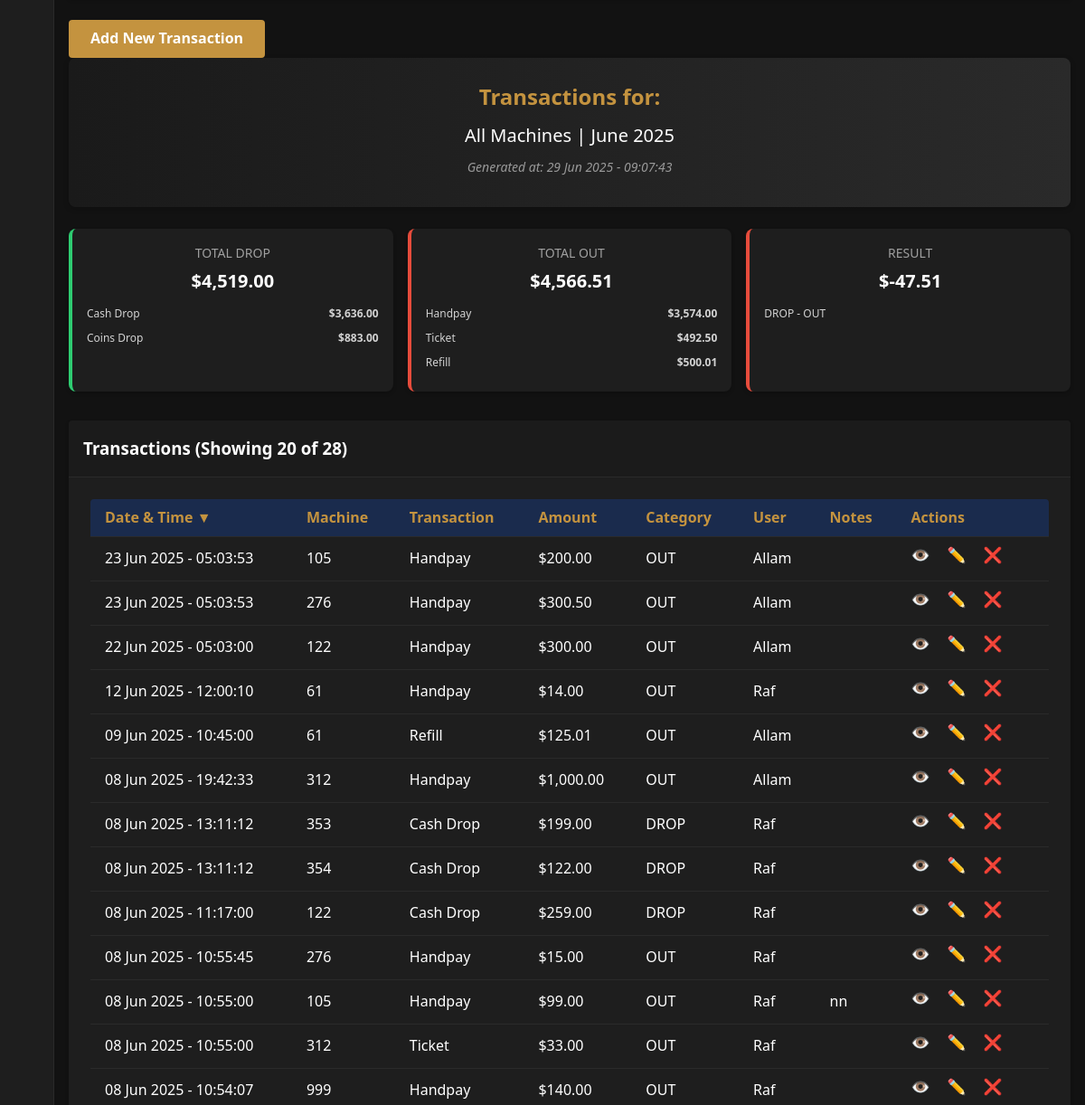
The page /index.php?page=transactions (signed in, middle part) on the database as committed earlier.
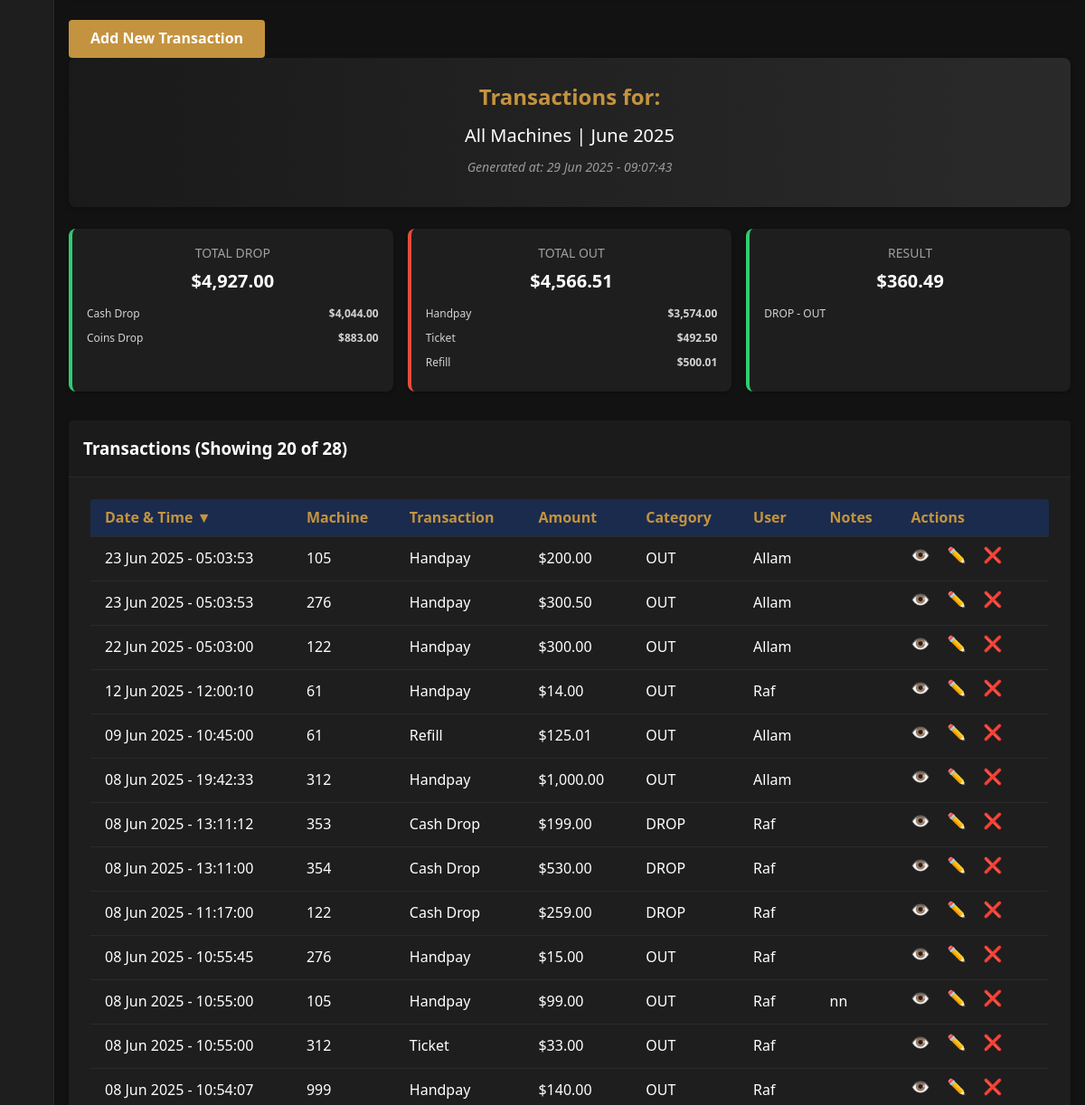
The same page on the database as committed later.
### tables this page shows
CREATE TABLE `transactions` (
  `id` int NOT NULL AUTO_INCREMENT,
  `machine_id` int NOT NULL,
  `transaction_type_id` int NOT NULL,
  `amount` decimal(10,2) NOT NULL,
  `timestamp` timestamp NOT NULL DEFAULT CURRENT_TIMESTAMP,
  `user_id` int NOT NULL,
  `notes` text,
  `created_at` timestamp NULL DEFAULT CURRENT_TIMESTAMP,
  `updated_at` timestamp NULL DEFAULT CURRENT_TIMESTAMP ON UPDATE CURRENT_TIMESTAMP,
  PRIMARY KEY (`id`),
  KEY `machine_id` (`machine_id`),
  KEY `transaction_type_id` (`transaction_type_id`),
  KEY `user_id` (`user_id`)
);

CREATE TABLE `machines` (
  `id` int NOT NULL AUTO_INCREMENT,
  `machine_number` varchar(50) NOT NULL,
  `brand_id` int DEFAULT NULL,
  `model` varchar(100) NOT NULL,
  `type_id` int DEFAULT NULL,
  `credit_value` decimal(10,2) NOT NULL,
  `manufacturing_year` int DEFAULT NULL,
  `ip_address` varchar(15) DEFAULT NULL,
  `mac_address` varchar(17) DEFAULT NULL,
  `serial_number` varchar(100) DEFAULT NULL,
  `status` enum('Active','Inactive','Maintenance','Reserved') NOT NULL DEFAULT 'Active',
  `created_at` timestamp NULL DEFAULT CURRENT_TIMESTAMP,
  `updated_at` timestamp NULL DEFAULT CURRENT_TIMESTAMP ON UPDATE CURRENT_TIMESTAMP,
  PRIMARY KEY (`id`),
  UNIQUE KEY `machine_number` (`machine_number`),
  UNIQUE KEY `serial_number` (`serial_number`),
  KEY `brand_id` (`brand_id`),
  KEY `type_id` (`type_id`)
);

CREATE TABLE `transaction_types` (
  `id` int NOT NULL AUTO_INCREMENT,
  `name` varchar(50) NOT NULL,
  `category` enum('OUT','DROP') NOT NULL,
  `description` text,
  `created_at` timestamp NULL DEFAULT CURRENT_TIMESTAMP,
  `updated_at` timestamp NULL DEFAULT CURRENT_TIMESTAMP ON UPDATE CURRENT_TIMESTAMP,
  PRIMARY KEY (`id`),
  UNIQUE KEY `name` (`name`)
);

CREATE TABLE `users` (
  `id` int NOT NULL AUTO_INCREMENT,
  `username` varchar(50) NOT NULL,
  `password` varchar(255) NOT NULL,
  `name` varchar(100) NOT NULL,
  `email` varchar(100) NOT NULL,
  `role` enum('admin','editor','viewer') NOT NULL,
  `status` enum('Active','Inactive','Maintenance','Reserved') NOT NULL DEFAULT 'Active',
  `created_at` timestamp NULL DEFAULT CURRENT_TIMESTAMP,
  `updated_at` timestamp NULL DEFAULT CURRENT_TIMESTAMP ON UPDATE CURRENT_TIMESTAMP,
  PRIMARY KEY (`id`),
  UNIQUE KEY `username` (`username`),
  UNIQUE KEY `email` (`email`)
);

### includes/functions.php (called while the page is built, shortened)
<?php
if (!function_exists('format_datetime')) {
    function format_datetime($timestamp, $format = 'd M Y H:i:s') {
        try {
            $dt = new DateTime($timestamp, new DateTimeZone('UTC'));
            $dt->setTimezone(new DateTimeZone('Africa/Cairo'));
            return $dt->format($format);
        } catch (Exception $e) {
            return 'Invalid date';
        }
    }
}
function cairo_time($format = 'd M Y – H:i') {
    $tz = new DateTimeZone('Africa/Cairo');
    $dt = new DateTime('now', $tz);
    $dt->modify('+1 hour');
    return $dt->format($format);
}
function has_permission($required_role) {
    $user_role = $_SESSION['user_role'] ?? '';
    if ($user_role === 'admin') {
        return true;
    }
    return false;
}
function format_currency($amount) {
    return '$' . number_format((float)$amount, 2);
}
function icon($name) {
    return ICON_PATH . '/' . $name . '.png';
}
?>

### pages/transactions/list.php (the view, shortened to what the changed rows need)
<?php
$per_page = 20;
$sort_column = $_GET['sort'] ?? 'timestamp';
$sort_order = $_GET['order'] ?? 'DESC';
$toggle_order = $sort_order === 'ASC' ? 'DESC' : 'ASC';
$filter_machine = $_GET['machine'] ?? 'all';
$date_range_type = $_GET['date_range_type'] ?? 'month';
$filter_date_from = $_GET['date_from'] ?? date('Y-m-01');
$filter_date_to = $_GET['date_to'] ?? date('Y-m-t');
$filter_month = $_GET['month'] ?? date('Y-m');
$filter_category = $_GET['category'] ?? '';
if ($date_range_type === 'range') {
    $start_date = $filter_date_from;
    $end_date = $filter_date_to;
} else {
    list($year, $month_num) = explode('-', $filter_month);
    $start_date = "$year-$month_num-01";
    $end_date = date("Y-m-t", strtotime($start_date));
}
try {
    $params = ["{$start_date} 00:00:00", "{$end_date} 23:59:59"];
    $query = "SELECT t.*, m.machine_number, tt.name AS transaction_type, tt.category, u.username
              FROM transactions t
              JOIN machines m ON t.machine_id = m.id
              JOIN transaction_types tt ON t.transaction_type_id = tt.id
              JOIN users u ON t.user_id = u.id
              WHERE t.timestamp BETWEEN ? AND ?";
    $count_query = str_replace("SELECT t.*, m.machine_number, tt.name AS transaction_type, tt.category, u.username", "SELECT COUNT(*)", $query);
    $count_stmt = $conn->prepare($count_query);
    $count_stmt->execute($params);
    $total_transactions = $count_stmt->fetchColumn();
    $sort_map = [
        'timestamp' => 't.timestamp',
        'machine_number' => 'm.machine_number',
        'transaction_type' => 'tt.name',
        'amount' => 't.amount',
        'username' => 'u.username'
    ];
    $actual_sort_column = $sort_map[$sort_column] ?? 't.timestamp';
    $query .= " ORDER BY $actual_sort_column $sort_order LIMIT $per_page OFFSET 0";
    $stmt = $conn->prepare($query);
    $stmt->execute($params);
    $transactions = $stmt->fetchAll(PDO::FETCH_ASSOC);
} catch (Exception $e) {
    echo "<div class='alert alert-danger'>Database error: " . htmlspecialchars($e->getMessage()) . "</div>";
    $transactions = [];
    $machines = [];
    $categories = [];
    $total_out = $total_drop = $total_result = 0;
    $has_more = false;
}
$total_out = $total_drop = 0;
$transaction_breakdown = [
    'DROP' => [],
    'OUT' => []
];
try {
    $totals_query = "SELECT t.*, tt.name AS transaction_type, tt.category
                     FROM transactions t
                     JOIN transaction_types tt ON t.transaction_type_id = tt.id
                     WHERE t.timestamp BETWEEN ? AND ?";
    $totals_params = ["{$start_date} 00:00:00", "{$end_date} 23:59:59"];
    $totals_stmt = $conn->prepare($totals_query);
    $totals_stmt->execute($totals_params);
    $all_transactions = $totals_stmt->fetchAll(PDO::FETCH_ASSOC);
    foreach ($all_transactions as $t) {
        $category = $t['category'] ?? '';
        $type = $t['transaction_type'] ?? '';
        $amount = (float)($t['amount'] ?? 0);
        if ($category === 'OUT') {
            $total_out += $amount;
            if (!isset($transaction_breakdown['OUT'][$type])) {
                $transaction_breakdown['OUT'][$type] = 0;
            }
            $transaction_breakdown['OUT'][$type] += $amount;
        } elseif ($category === 'DROP') {
            $total_drop += $amount;
            if (!isset($transaction_breakdown['DROP'][$type])) {
                $transaction_breakdown['DROP'][$type] = 0;
            }
            $transaction_breakdown['DROP'][$type] += $amount;
        }
    }
} catch (PDOException $e) {
}
$total_result = $total_drop - $total_out;
?>
<div class="transactions-page fade-in">
    <?php if ($can_edit): ?>
        <div class="action-buttons mb-6 flex justify-end">
            <a href="index.php?page=transactions&action=create" class="btn btn-primary">
                Add New Transaction
            </a>
        </div>
    <?php endif; ?>
    <div class="report-header text-center py-4 px-6 rounded-lg bg-gradient-to-r from-gray-800 to-black shadow-md mb-6">
        <h3 class="text-xl font-bold text-secondary-color">Transactions for:</h3>
        <p class="date-range text-lg font-medium text-white mt-2 mb-1">
            <?php if ($filter_machine === 'all'): ?>
                All Machines <?php echo $filter_category; ?>
            <?php endif; ?>
            |
            <?php if ($date_range_type === 'range'): ?>
                <?php echo htmlspecialchars(date('d M Y', strtotime($filter_date_from)) . ' – ' . date('d M Y', strtotime($filter_date_to))); ?>
            <?php else: ?>
                <?php echo htmlspecialchars(date('F Y', strtotime($filter_month))); ?>
            <?php endif; ?>
        </p>
        <p class="generated-at text-sm italic text-gray-400">
            Generated at: <?php echo cairo_time('d M Y - H:i:s'); ?>
        </p>
    </div>
    <div class="stats-container grid grid-cols-1 sm:grid-cols-3 gap-4 mb-6">
        <div class="stat-card in p-4 rounded bg-opacity-10 bg-success-color text-center">
            <div class="stat-title uppercase text-sm text-muted">Total DROP</div>
            <div class="stat-value text-lg font-bold"><?php echo format_currency($total_drop); ?></div>
            <div class="stat-breakdown">
                <?php foreach ($transaction_breakdown['DROP'] as $type => $amount): ?>
                    <div class="breakdown-item">
                        <span class="breakdown-type"><?php echo htmlspecialchars($type); ?></span>
                        <span class="breakdown-amount"><?php echo format_currency($amount); ?></span>
                    </div>
                <?php endforeach; ?>
            </div>
        </div>
        <div class="stat-card out p-4 rounded bg-opacity-10 bg-danger-color text-center">
            <div class="stat-title uppercase text-sm text-muted">Total OUT</div>
            <div class="stat-value text-lg font-bold"><?php echo format_currency($total_out); ?></div>
            <div class="stat-breakdown">
                <?php foreach ($transaction_breakdown['OUT'] as $type => $amount): ?>
                    <div class="breakdown-item">
                        <span class="breakdown-type"><?php echo htmlspecialchars($type); ?></span>
                        <span class="breakdown-amount"><?php echo format_currency($amount); ?></span>
                    </div>
                <?php endforeach; ?>
            </div>
        </div>
        <div class="stat-card <?php echo $total_result >= 0 ? 'in' : 'out'; ?> p-4 rounded text-center bg-opacity-10 <?php echo $total_result >= 0 ? 'bg-success-color' : 'bg-danger-color'; ?>">
            <div class="stat-title uppercase text-sm text-muted">Result</div>
            <div class="stat-value text-lg font-bold"><?php echo format_currency($total_result); ?></div>
            <div class="stat-breakdown">
                <div class="breakdown-item">
                    <span class="breakdown-type">DROP - OUT</span>
                </div>
            </div>
        </div>
    </div>
    <div class="card overflow-hidden">
        <div class="card-header bg-gray-800 text-white px-6 py-3 border-b border-gray-700">
            <h3 class="text-lg font-semibold">
                Transactions
                <span class="text-sm font-normal" id="transaction-count">
                    (Showing <?php echo count($transactions); ?> of <?php echo $total_transactions; ?>)
                </span>
            </h3>
        </div>
        <div class="card-body p-6">
            <div class="table-container overflow-x-auto">
                <table class="min-w-full divide-y divide-gray-700">
                    <thead class="bg-gray-800 text-white">
                        <tr>
                            <th class="px-4 py-2 text-left">
                                <a href="#" onclick="sortTransactions('timestamp', '<?php echo $toggle_order; ?>')">
                                    Date & Time <?php if ($sort_column == 'timestamp') echo $sort_order == 'ASC' ? '▲' : '▼'; ?>
                                </a>
                            </th>
                            <th class="px-4 py-2 text-left">
                                <a href="#" onclick="sortTransactions('machine_number', '<?php echo $toggle_order; ?>')">
                                    Machine <?php if ($sort_column == 'machine_number') echo $sort_order == 'ASC' ? '▲' : '▼'; ?>
                                </a>
                            </th>
                            <th class="px-4 py-2 text-left">
                                <a href="#" onclick="sortTransactions('transaction_type', '<?php echo $toggle_order; ?>')">
                                    Transaction <?php if ($sort_column == 'transaction_type') echo $sort_order == 'ASC' ? '▲' : '▼'; ?>
                                </a>
                            </th>
                            <th class="px-4 py-2 text-right">
                                <a href="#" onclick="sortTransactions('amount', '<?php echo $toggle_order; ?>')">
                                    Amount <?php if ($sort_column == 'amount') echo $sort_order == 'ASC' ? '▲' : '▼'; ?>
                                </a>
                            </th>
                            <th class="px-4 py-2 text-left">Category</th>
                            <th class="px-4 py-2 text-left">User</th>
                            <th class="px-4 py-2 text-left">Notes</th>
                            <th class="px-4 py-2 text-right">Actions</th>
                        </tr>
                    </thead>
                    <tbody class="divide-y divide-gray-700" id="transactions-tbody">
                        <?php if (empty($transactions)): ?>
                            <tr id="no-transactions-row">
                                <td colspan="8" class="text-center px-4 py-6">No transactions found</td>
                            </tr>
                        <?php else: ?>
                            <?php foreach ($transactions as $t): ?>
                                <tr class="hover:bg-gray-800 transition duration-150">
                                    <td class="px-4 py-2"><?php echo htmlspecialchars(format_datetime($t['timestamp'], 'd M Y - H:i:s')); ?></td>
                                    <td class="px-4 py-2"><?php echo htmlspecialchars($t['machine_number']); ?></td>
                                    <td class="px-4 py-2"><?php echo htmlspecialchars($t['transaction_type']); ?></td>
                                    <td class="px-4 py-2 text-right"><?php echo format_currency($t['amount']); ?></td>
                                    <td class="px-4 py-2"><?php echo htmlspecialchars($t['category'] ?? 'N/A'); ?></td>
                                    <td class="px-4 py-2"><?php echo htmlspecialchars($t['username']); ?></td>
                                    <td class="px-4 py-2"><?php echo htmlspecialchars($t['notes'] ?? ''); ?></td>
                                    <td class="px-4 py-2 text-right">
                                        <a href="index.php?page=transactions&action=view&id=<?php echo $t['id']; ?>" class="action-btn view-btn" data-tooltip="View Details"><span class="menu-icon"><img src="<?= icon('view2') ?>"/></span></a>
                                        <?php if ($can_edit): ?>
                                            <a href="index.php?page=transactions&action=edit&id=<?php echo $t['id']; ?>" class="action-btn edit-btn" data-tooltip="Edit"><span class="menu-icon"><img src="<?= icon('edit') ?>"/></span></a>
                                            <a href="index.php?page=transactions&action=delete&id=<?php echo $t['id']; ?>" class="action-btn delete-btn" data-tooltip="Delete" data-confirm="Are you sure you want to delete this transaction?"><span class="menu-icon"><img src="<?= icon('delete') ?>"/></span></a>
                                        <?php endif; ?>
                                    </td>
                                </tr>
                            <?php endforeach; ?>
                        <?php endif; ?>
                    </tbody>
                </table>
            </div>
        </div>
    </div>
</div>

Rows that differ between the two databases and show on the page:
changed transactions: timestamp "08 Jun 2025 - 13:11:12" → "08 Jun 2025 - 13:11:00"; amount "$122.00" → "$530.00"
Other text that changed with them:
format_currency($total_drop): "$4,519.00" → "$4,927.00"
format_currency($total_result): "$-47.51" → "$360.49"
new list line: "Cash Drop $4,044.00"
list line gone: "Cash Drop $3,636.00"
